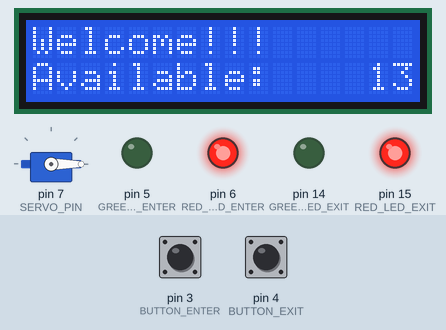
The sketch below on a simulated Arduino Uno, built with avr-gcc and run on an emulated ATmega328P. On the bench: 16×2 character LCD, servo, output pins drawn as LEDs (lit = HIGH). Dashed ring = blinking. The test bench sets the inputs (shaded band); at power-on: pin 3 (BUTTON_ENTER) LOW, pin 4 (BUTTON_EXIT) LOW.

Above: at 4.3 s.
4.4 s: pin 3 (BUTTON_ENTER) pulled HIGH for 0.15 s
At 5.3 s:
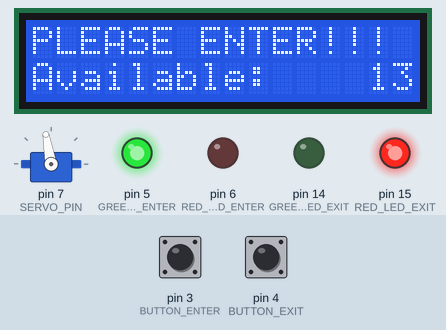
7.0 s: pin 4 (BUTTON_EXIT) pulled HIGH for 0.15 s
At 7.8 s:
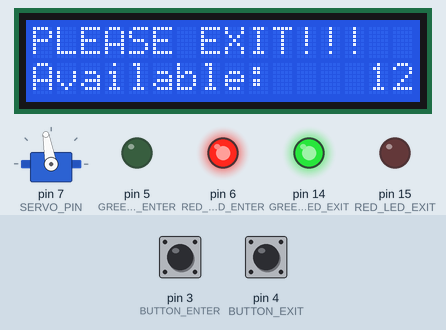
9.6 s: pin 4 (BUTTON_EXIT) pulled HIGH for 1 s
At 10.0 s:
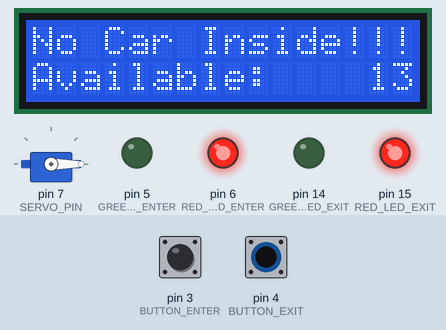
12.1 s: pin 3 (BUTTON_ENTER) pulled HIGH for 3.2 s
At 14.0 s:
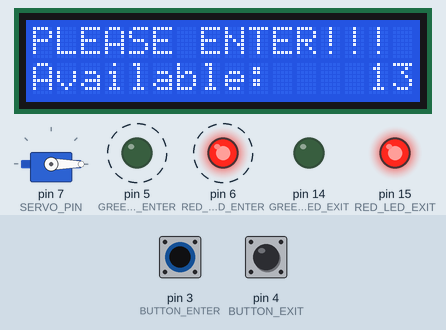
Timing chart, 0 to 16.9 s (numbered marks = the images above; inputs shaded):
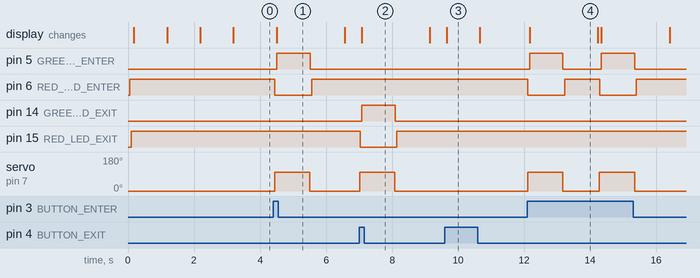

The sketch:

main.ino
```cpp
/**
 * The following code is part of academic project"Smart Parking Mangement System".
 * It is writtern in arduino for simulating smart parking.
 * @author  Umang Shrestha<shresthu@uwindsor.ca>, Mohini Sarkar<sarkar9@uwindsor.ca>
 * @version 101, 2/06/22
 * @since   JDK1.0
 */

#include <LiquidCrystal.h>
#include <Servo.h>

/* LCD */
#define LCD_RS 13
#define LCD_EN 12
#define LCD_D4 11
#define LCD_D5 10
#define LCD_D6 9
#define LCD_D7 8

/* ServoMoter */
#define SERVO_PIN 7
#define GATE_OPEN 100
#define GATE_CLOSE 0

/* Led */
#define RED_LED_ENTER 6
#define GREEN_LED_ENTER 5
#define RED_LED_EXIT 15
#define GREEN_LED_EXIT 14

/* Button */
#define BUTTON_ENTER 3
#define BUTTON_EXIT 4

// delay
#define DELAY_SERVO 10
#define DELAY_LED 50
#define DELAY 1000

// state
#define BAUD_RATE 9600
#define MAX_ALLOCATED_SPACE 13

/* creating LCD object */
LiquidCrystal lcd(LCD_RS, LCD_EN, LCD_D4, LCD_D5, LCD_D6, LCD_D7);

/* creating Servo Object */
Servo servo;

static int usedSlots = 0;

/* Predicates */
int isFull() { return usedSlots == MAX_ALLOCATED_SPACE; }
int isEmpty() { return usedSlots == 0; }
int incrementCar() { usedSlots++; }
int decrementCar() { usedSlots--; }
int availableSlots() { return MAX_ALLOCATED_SPACE - usedSlots; }

/* displays messsag in the given row */
void showMessage(const char *message, int row)
{
    lcd.setCursor(0, row);
    lcd.print(message);
}

/**
 * @brief default display for LCD in rest
 */
void defaultDisplay()
{
    // Note that all the strings have been hardcoded to  16 charectors size to prevent any overlap between updating messages
    showMessage((usedSlots < MAX_ALLOCATED_SPACE) ? "Welcome!!!     " : "Closed!!!       ", 0);
    showMessage("Available:      ", 1);
    lcd.setCursor(14, 1);
    lcd.print(availableSlots());
}

/**
 * @brief this is the main function containing work flow
 */
void ledOnOff(int onLed, int offLed)
{
    digitalWrite(offLed, 0); // first turn off the offLed
    delay(DELAY_LED);        // give it few millisecond to completely turn off
    digitalWrite(onLed, 1);  // turn on the onLed
}

/**
 * @brief show Student ID and Student Number in Load Screen
 */
void showTeamInformation()
{
    showMessage("Smart Parking   ", 0);
    showMessage("By Team 13      ", 1);
    delay(DELAY);
    showMessage("Mohini Sarkar   ", 0);
    showMessage("110086149       ", 1);
    delay(DELAY);
    showMessage("Umang Shrestha  ", 0);
    showMessage("110071431       ", 1);
    delay(DELAY);
}

/**
 * @brief Open the gate to given angle
 *  */
void setGate(int angle)
{
    servo.write(angle);
    delay(DELAY_SERVO);
}

/**
 * @brief performs all the operation required for car to enter parking
 */
void allowCarToEnter()
{
    incrementCar();
    setGate(GATE_OPEN);
    ledOnOff(GREEN_LED_ENTER, RED_LED_ENTER);
    showMessage("PLEASE ENTER!!! ", 0);
    delay(DELAY);
    setGate(GATE_CLOSE);
    ledOnOff(RED_LED_ENTER, GREEN_LED_ENTER);
}

/**
 * @brief performs all the operation required for car to exit parking
 */
void allowCarToExit()
{
    decrementCar();
    setGate(GATE_OPEN);
    ledOnOff(GREEN_LED_EXIT, RED_LED_EXIT);
    showMessage("PLEASE EXIT!!!  ", 0);
    delay(DELAY);
    setGate(GATE_CLOSE);
    ledOnOff(RED_LED_EXIT, GREEN_LED_EXIT);
}

/**
 * @brief initialize arduino pins
 */
void setup()
{
    Serial.begin(BAUD_RATE);        // initializing baud rate for serial communication
    pinMode(RED_LED_ENTER, OUTPUT); // initaling RGB led
    pinMode(GREEN_LED_ENTER, OUTPUT);
    pinMode(RED_LED_EXIT, OUTPUT);
    pinMode(GREEN_LED_EXIT, OUTPUT);
    pinMode(BUTTON_ENTER, INPUT); // initializing buttons
    pinMode(BUTTON_EXIT, INPUT);
    ledOnOff(RED_LED_ENTER, GREEN_LED_ENTER); // setting default color RED
    ledOnOff(RED_LED_EXIT, GREEN_LED_EXIT);
    lcd.begin(16, 2);        // configuring LCD rows and columns
    servo.attach(SERVO_PIN); // connecting servo
    setGate(GATE_CLOSE);     // closing gate
    showTeamInformation();
    defaultDisplay();
}

/**
 * @brief this is the main function containing work flow
 */
void loop()
{
    if (digitalRead(BUTTON_ENTER)) // enter button is pressed
    {
        !isFull() ? allowCarToEnter() : showMessage("PLZ Come Later: ", 0);
        delay(DELAY);
        defaultDisplay();
    }
    else if (digitalRead(BUTTON_EXIT)) // exit button is pressed
    {
        !isEmpty() ? allowCarToExit() : showMessage("No Car Inside!!!", 0);
        delay(DELAY);
        defaultDisplay();
    }
    delay(DELAY_LED);
}
```

Measured:
- after the input at 4.4 s, pin 5 (GREEN_LED_ENTER): LOW → HIGH after 0.10 s, → LOW 1.0 s later; pin 6 (RED_LED_ENTER): HIGH → LOW after 0.05 s, → HIGH 1.1 s later; servo on pin 7 (SERVO_PIN): 0° → 100° at once, → 0° 1.1 s later; the display: changes after 0.10 s (image 1)
- after the input at 7.0 s, pin 14 (GREEN_LED_EXIT): LOW → HIGH after 0.08 s, → LOW 1.0 s later; pin 15 (RED_LED_EXIT): HIGH → LOW at once, → HIGH 1.1 s later; servo on pin 7 (SERVO_PIN): 0° → 100° at once, → 0° 1.1 s later; the display: changes after 0.08 s (image 2)
- after the input at 9.6 s, the display: changes after 0.05 s (image 3)
- after the input at 12.1 s, pin 5 (GREEN_LED_ENTER): alternates HIGH for 1.0 s and LOW for 1.2 s, 4 changes in all, then stays LOW, starting after 0.06 s; pin 6 (RED_LED_ENTER): alternates HIGH for 1.1 s and LOW for 1.1 s, 4 changes in all, then stays HIGH, starting at once
- what the display in image 4 shows lasts 2.0 s, from 12.2 s to 14.2 s
